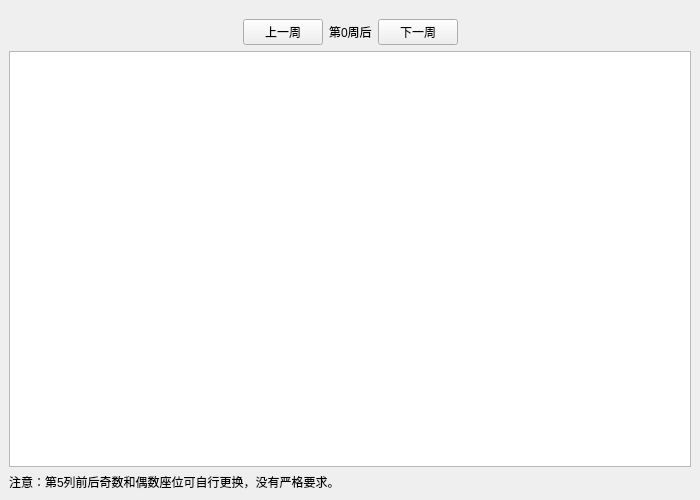
<?xml version="1.0" encoding="UTF-8"?>
<ui version="4.0">
 <class>MainWindow</class>
 <widget class="QMainWindow" name="MainWindow">
  <property name="geometry">
   <rect>
    <x>0</x>
    <y>0</y>
    <width>700</width>
    <height>500</height>
   </rect>
  </property>
  <property name="windowTitle">
   <string>MainWindow</string>
  </property>
  <widget class="QWidget" name="centralwidget">
   <layout class="QGridLayout" name="gridLayout_2">
    <item row="0" column="0">
     <layout class="QGridLayout" name="gridLayout">
      <property name="topMargin">
       <number>10</number>
      </property>
      <property name="horizontalSpacing">
       <number>6</number>
      </property>
      <item row="0" column="0">
       <spacer name="horizontalSpacer">
        <property name="orientation">
         <enum>Qt::Horizontal</enum>
        </property>
        <property name="sizeHint" stdset="0">
         <size>
          <width>40</width>
          <height>20</height>
         </size>
        </property>
       </spacer>
      </item>
      <item row="0" column="3">
       <widget class="QPushButton" name="pushButton_2">
        <property name="sizePolicy">
         <sizepolicy hsizetype="Minimum" vsizetype="Fixed">
          <horstretch>0</horstretch>
          <verstretch>0</verstretch>
         </sizepolicy>
        </property>
        <property name="text">
         <string>下一周</string>
        </property>
       </widget>
      </item>
      <item row="0" column="4">
       <spacer name="horizontalSpacer_2">
        <property name="orientation">
         <enum>Qt::Horizontal</enum>
        </property>
        <property name="sizeHint" stdset="0">
         <size>
          <width>40</width>
          <height>20</height>
         </size>
        </property>
       </spacer>
      </item>
      <item row="1" column="0" colspan="5">
       <widget class="QTableWidget" name="tableWidget"/>
      </item>
      <item row="0" column="1">
       <widget class="QPushButton" name="pushButton">
        <property name="sizePolicy">
         <sizepolicy hsizetype="Minimum" vsizetype="Fixed">
          <horstretch>0</horstretch>
          <verstretch>0</verstretch>
         </sizepolicy>
        </property>
        <property name="text">
         <string>上一周</string>
        </property>
       </widget>
      </item>
      <item row="0" column="2">
       <widget class="QLabel" name="label">
        <property name="sizePolicy">
         <sizepolicy hsizetype="Minimum" vsizetype="Minimum">
          <horstretch>0</horstretch>
          <verstretch>0</verstretch>
         </sizepolicy>
        </property>
        <property name="text">
         <string>第0周后</string>
        </property>
       </widget>
      </item>
      <item row="2" column="0" colspan="5">
       <widget class="QLabel" name="label_2">
        <property name="text">
         <string>注意：第5列前后奇数和偶数座位可自行更换，没有严格要求。</string>
        </property>
       </widget>
      </item>
     </layout>
    </item>
   </layout>
  </widget>
  <widget class="QMenuBar" name="menuBar">
   <property name="geometry">
    <rect>
     <x>0</x>
     <y>0</y>
     <width>700</width>
     <height>21</height>
    </rect>
   </property>
  </widget>
 </widget>
 <resources/>
 <connections/>
</ui>
